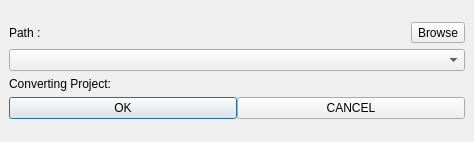
<?xml version="1.0" encoding="UTF-8"?>
<ui version="4.0">
 <class>Dialog</class>
 <widget class="QDialog" name="Dialog">
  <property name="geometry">
   <rect>
    <x>0</x>
    <y>0</y>
    <width>474</width>
    <height>142</height>
   </rect>
  </property>
  <property name="windowTitle">
   <string>IO Manageer</string>
  </property>
  <property name="accessibleName">
   <string>publish dialog</string>
  </property>
  <layout class="QVBoxLayout" name="verticalLayout_7">
   <property name="spacing">
    <number>0</number>
   </property>
   <property name="margin">
    <number>0</number>
   </property>
   <item>
    <widget class="QStackedWidget" name="main_stack">
     <property name="accessibleName">
      <string>stackedwidget</string>
     </property>
     <property name="currentIndex">
      <number>1</number>
     </property>
     <widget class="QWidget" name="main">
      <layout class="QVBoxLayout" name="verticalLayout_4">
       <item>
        <layout class="QHBoxLayout" name="horizontalLayout_8">
         <item>
          <widget class="QToolButton" name="ui1_button_2">
           <property name="minimumSize">
            <size>
             <width>160</width>
             <height>85</height>
            </size>
           </property>
           <property name="maximumSize">
            <size>
             <width>150</width>
             <height>85</height>
            </size>
           </property>
           <property name="focusPolicy">
            <enum>Qt::NoFocus</enum>
           </property>
           <property name="toolTip">
            <string>Browse files to publish</string>
           </property>
           <property name="text">
            <string>Create Excel File</string>
           </property>
           <property name="iconSize">
            <size>
             <width>32</width>
             <height>32</height>
            </size>
           </property>
           <property name="toolButtonStyle">
            <enum>Qt::ToolButtonTextUnderIcon</enum>
           </property>
          </widget>
         </item>
         <item>
          <widget class="QToolButton" name="ui2_button_2">
           <property name="minimumSize">
            <size>
             <width>160</width>
             <height>85</height>
            </size>
           </property>
           <property name="maximumSize">
            <size>
             <width>150</width>
             <height>85</height>
            </size>
           </property>
           <property name="focusPolicy">
            <enum>Qt::NoFocus</enum>
           </property>
           <property name="toolTip">
            <string>Browse sequences to publish</string>
           </property>
           <property name="text">
            <string>Convert and Upload</string>
           </property>
           <property name="iconSize">
            <size>
             <width>32</width>
             <height>32</height>
            </size>
           </property>
           <property name="toolButtonStyle">
            <enum>Qt::ToolButtonTextUnderIcon</enum>
           </property>
          </widget>
         </item>
        </layout>
       </item>
      </layout>
     </widget>
     <widget class="QWidget" name="convert">
      <layout class="QGridLayout" name="gridLayout">
       <item row="2" column="0">
        <layout class="QHBoxLayout" name="horizontalLayout">
         <item>
          <layout class="QVBoxLayout" name="verticalLayout_2">
           <item>
            <layout class="QHBoxLayout" name="horizontalLayout_2">
             <property name="spacing">
              <number>0</number>
             </property>
             <item>
              <widget class="QLabel" name="line_edit">
               <property name="text">
                <string>Path :</string>
               </property>
              </widget>
             </item>
             <item>
              <widget class="QToolButton" name="browse_button">
               <property name="text">
                <string>Browse</string>
               </property>
              </widget>
             </item>
            </layout>
           </item>
           <item>
            <widget class="QComboBox" name="combo_box"/>
           </item>
           <item>
            <widget class="QLabel" name="label">
             <property name="sizePolicy">
              <sizepolicy hsizetype="Preferred" vsizetype="Maximum">
               <horstretch>0</horstretch>
               <verstretch>0</verstretch>
              </sizepolicy>
             </property>
             <property name="text">
              <string>Converting Project:</string>
             </property>
            </widget>
           </item>
           <item>
            <layout class="QHBoxLayout" name="horizontalLayout_4">
             <property name="spacing">
              <number>0</number>
             </property>
             <item>
              <widget class="QPushButton" name="ok_button">
               <property name="text">
                <string>OK</string>
               </property>
              </widget>
             </item>
             <item>
              <widget class="QPushButton" name="cancel_button">
               <property name="text">
                <string>CANCEL</string>
               </property>
              </widget>
             </item>
            </layout>
           </item>
          </layout>
         </item>
        </layout>
       </item>
      </layout>
     </widget>
     <widget class="QWidget" name="create_excel">
      <property name="accessibleName">
       <string>Main publish frame</string>
      </property>
      <layout class="QGridLayout" name="gridLayout_3">
       <item row="0" column="1">
        <layout class="QVBoxLayout" name="verticalLayout_6">
         <item>
          <layout class="QHBoxLayout" name="horizontalLayout_5">
           <item>
            <widget class="QLineEdit" name="line_dir_path"/>
           </item>
           <item>
            <widget class="QToolButton" name="btn_browse">
             <property name="text">
              <string>Browse</string>
             </property>
            </widget>
           </item>
           <item>
            <widget class="QPushButton" name="btn_clear">
             <property name="text">
              <string>Clear</string>
             </property>
            </widget>
           </item>
          </layout>
         </item>
         <item>
          <widget class="QLabel" name="label_save_path">
           <property name="sizePolicy">
            <sizepolicy hsizetype="Preferred" vsizetype="Fixed">
             <horstretch>0</horstretch>
             <verstretch>0</verstretch>
            </sizepolicy>
           </property>
           <property name="text">
            <string>Save Directory</string>
           </property>
          </widget>
         </item>
         <item>
          <layout class="QHBoxLayout" name="horizontalLayout_7">
           <item>
            <widget class="QPushButton" name="btn_create">
             <property name="text">
              <string>Create</string>
             </property>
            </widget>
           </item>
           <item>
            <widget class="QPushButton" name="btn_cancel">
             <property name="text">
              <string>Cancel</string>
             </property>
            </widget>
           </item>
          </layout>
         </item>
        </layout>
       </item>
      </layout>
     </widget>
    </widget>
   </item>
  </layout>
 </widget>
 <resources>
  <include location="resources.qrc"/>
 </resources>
 <connections/>
</ui>
